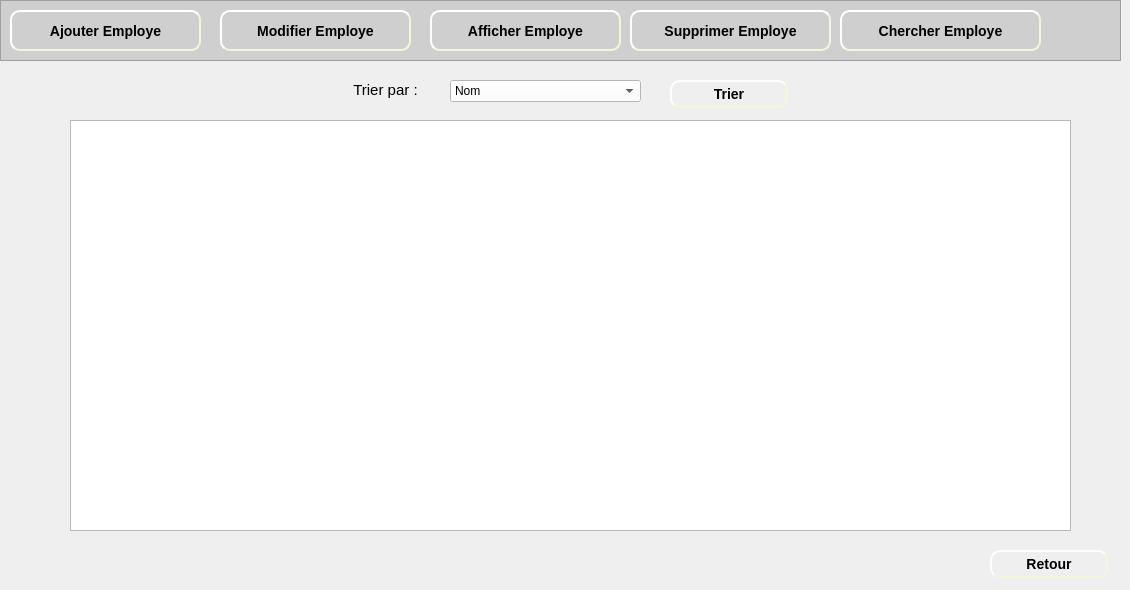
    <widget class="QWidget" name="page_5">
     <widget class="QFrame" name="frame_5">
      <property name="geometry">
       <rect>
        <x>0</x>
        <y>0</y>
        <width>1121</width>
        <height>61</height>
       </rect>
      </property>
      <property name="styleSheet">
       <string notr="true">background-color: rgb(207, 207, 207);</string>
      </property>
      <property name="frameShape">
       <enum>QFrame::StyledPanel</enum>
      </property>
      <property name="frameShadow">
       <enum>QFrame::Raised</enum>
      </property>
      <widget class="QPushButton" name="pushButton_ajouterEmploye_5">
       <property name="geometry">
        <rect>
         <x>10</x>
         <y>10</y>
         <width>191</width>
         <height>41</height>
        </rect>
       </property>
       <property name="styleSheet">
        <string notr="true">#pushButton_ajouterEmploye_5
{
	background-color: rgb(207, 207, 207);
	border-color: beige;
border-style: outset;
  border-width: 2px;
  border-radius: 10px;
  font: bold 14px;
  min-width: 6em;
  padding: 6px;

}
#pushButton_ajouterEmploye_5:hover
{
	border-color: blue;
}</string>
       </property>
       <property name="text">
        <string>Ajouter Employe</string>
       </property>
      </widget>
      <widget class="QLabel" name="label_60">
       <property name="geometry">
        <rect>
         <x>20</x>
         <y>20</y>
         <width>21</width>
         <height>21</height>
        </rect>
       </property>
       <property name="text">
        <string/>
       </property>
       <property name="pixmap">
        <pixmap>../Bouttons/ajouMachine-removebg-preview.png</pixmap>
       </property>
       <property name="scaledContents">
        <bool>true</bool>
       </property>
      </widget>
      <widget class="QPushButton" name="pushButton_modifierEmploye_5">
       <property name="geometry">
        <rect>
         <x>220</x>
         <y>10</y>
         <width>191</width>
         <height>41</height>
        </rect>
       </property>
       <property name="styleSheet">
        <string notr="true">#pushButton_modifierEmploye_5
{
	background-color: rgb(207, 207, 207);
	border-color: beige;
border-style: outset;
  border-width: 2px;
  border-radius: 10px;
  font: bold 14px;
  min-width: 6em;
  padding: 6px;

}
#pushButton_modifierEmploye_5:hover
{
	border-color: blue;
}</string>
       </property>
       <property name="text">
        <string>Modifier Employe</string>
       </property>
      </widget>
      <widget class="QLabel" name="label_61">
       <property name="geometry">
        <rect>
         <x>230</x>
         <y>20</y>
         <width>21</width>
         <height>21</height>
        </rect>
       </property>
       <property name="text">
        <string/>
       </property>
       <property name="pixmap">
        <pixmap>../Bouttons/modifier-removebg-preview.png</pixmap>
       </property>
       <property name="scaledContents">
        <bool>true</bool>
       </property>
      </widget>
      <widget class="QPushButton" name="pushButton_afficherEmploye_4">
       <property name="geometry">
        <rect>
         <x>430</x>
         <y>10</y>
         <width>191</width>
         <height>41</height>
        </rect>
       </property>
       <property name="styleSheet">
        <string notr="true">#pushButton_afficherEmploye_4
{

	border-color: beige;
border-style: outset;
  border-width: 2px;
  border-radius: 10px;
  font: bold 14px;
  min-width: 6em;
  padding: 6px;

}
#pushButton_afficherEmploye_4:hover
{
	border-color: blue;
}</string>
       </property>
       <property name="text">
        <string>Afficher Employe</string>
       </property>
      </widget>
      <widget class="QLabel" name="label_62">
       <property name="geometry">
        <rect>
         <x>440</x>
         <y>20</y>
         <width>21</width>
         <height>21</height>
        </rect>
       </property>
       <property name="text">
        <string/>
       </property>
       <property name="pixmap">
        <pixmap>../Bouttons/afficher-removebg-preview.png</pixmap>
       </property>
       <property name="scaledContents">
        <bool>true</bool>
       </property>
      </widget>
      <widget class="QPushButton" name="pushButton_supprimerEmploye_4">
       <property name="geometry">
        <rect>
         <x>630</x>
         <y>10</y>
         <width>201</width>
         <height>41</height>
        </rect>
       </property>
       <property name="styleSheet">
        <string notr="true">#pushButton_supprimerEmploye_4
{
	background-color: rgb(207, 207, 207);
	border-color: beige;
border-style: outset;
  border-width: 2px;
  border-radius: 10px;
  font: bold 14px;
  min-width: 6em;
  padding: 6px;

}
#pushButton_supprimerEmploye_4:hover
{
	border-color: blue;
}</string>
       </property>
       <property name="text">
        <string>Supprimer Employe</string>
       </property>
      </widget>
      <widget class="QLabel" name="label_63">
       <property name="geometry">
        <rect>
         <x>640</x>
         <y>20</y>
         <width>21</width>
         <height>21</height>
        </rect>
       </property>
       <property name="text">
        <string/>
       </property>
       <property name="pixmap">
        <pixmap>../Bouttons/supprimerMachine-removebg-preview.png</pixmap>
       </property>
       <property name="scaledContents">
        <bool>true</bool>
       </property>
      </widget>
      <widget class="QPushButton" name="pushButton_5">
       <property name="geometry">
        <rect>
         <x>840</x>
         <y>10</y>
         <width>201</width>
         <height>41</height>
        </rect>
       </property>
       <property name="styleSheet">
        <string notr="true">#pushButton_5
{

	border-color: beige;
border-style: outset;
  border-width: 2px;
  border-radius: 10px;
  font: bold 14px;
  min-width: 6em;
  padding: 6px;

}
#pushButton_5:hover
{
	border-color: blue;
}</string>
       </property>
       <property name="text">
        <string>Chercher Employe</string>
       </property>
      </widget>
      <widget class="QLabel" name="label_104">
       <property name="geometry">
        <rect>
         <x>850</x>
         <y>20</y>
         <width>21</width>
         <height>21</height>
        </rect>
       </property>
       <property name="text">
        <string/>
       </property>
       <property name="pixmap">
        <pixmap>../Bouttons/consulter-removebg-preview.png</pixmap>
       </property>
       <property name="scaledContents">
        <bool>true</bool>
       </property>
      </widget>
     </widget>
     <widget class="QLabel" name="label_9">
      <property name="geometry">
       <rect>
        <x>0</x>
        <y>60</y>
        <width>1121</width>
        <height>521</height>
       </rect>
      </property>
      <property name="text">
       <string/>
      </property>
      <property name="pixmap">
       <pixmap>../Bouttons/fontFinal.jpg</pixmap>
      </property>
      <property name="scaledContents">
       <bool>true</bool>
      </property>
     </widget>
     <widget class="QLabel" name="label_10">
      <property name="geometry">
       <rect>
        <x>340</x>
        <y>70</y>
        <width>91</width>
        <height>41</height>
       </rect>
      </property>
      <property name="text">
       <string>&lt;html&gt;&lt;head/&gt;&lt;body&gt;&lt;p align=&quot;center&quot;&gt;&lt;span style=&quot; font-size:11pt;&quot;&gt;Trier par :&lt;/span&gt;&lt;/p&gt;&lt;/body&gt;&lt;/html&gt;</string>
      </property>
     </widget>
     <widget class="QComboBox" name="comboBox_tri">
      <property name="geometry">
       <rect>
        <x>450</x>
        <y>80</y>
        <width>191</width>
        <height>22</height>
       </rect>
      </property>
      <property name="styleSheet">
       <string notr="true">background-color: rgb(255, 255, 255);</string>
      </property>
      <item>
       <property name="text">
        <string>Nom</string>
       </property>
      </item>
      <item>
       <property name="text">
        <string>Identifiant</string>
       </property>
      </item>
      <item>
       <property name="text">
        <string>Cin</string>
       </property>
      </item>
     </widget>
     <widget class="QTableView" name="tabEmploye">
      <property name="geometry">
       <rect>
        <x>70</x>
        <y>120</y>
        <width>1001</width>
        <height>411</height>
       </rect>
      </property>
     </widget>
     <widget class="QPushButton" name="pushButton_retour_3">
      <property name="geometry">
       <rect>
        <x>990</x>
        <y>550</y>
        <width>118</width>
        <height>28</height>
       </rect>
      </property>
      <property name="styleSheet">
       <string notr="true">#pushButton_retour_3
{
	
	border-color: beige;
border-style: outset;
  border-width: 2px;
  border-radius: 10px;
  font: bold 14px;
  min-width: 6em;
  padding: 6px;

}
#pushButton_retour_3:hover
{
	border-color: blue;
}</string>
      </property>
      <property name="text">
       <string>Retour</string>
      </property>
     </widget>
     <widget class="QLabel" name="label_47">
      <property name="geometry">
       <rect>
        <x>1000</x>
        <y>560</y>
        <width>21</width>
        <height>16</height>
       </rect>
      </property>
      <property name="text">
       <string/>
      </property>
      <property name="pixmap">
       <pixmap>../Bouttons/retour-removebg-preview.png</pixmap>
      </property>
      <property name="scaledContents">
       <bool>true</bool>
      </property>
     </widget>
     <widget class="QPushButton" name="pushButton_triEmploye">
      <property name="geometry">
       <rect>
        <x>670</x>
        <y>80</y>
        <width>118</width>
        <height>28</height>
       </rect>
      </property>
      <property name="styleSheet">
       <string notr="true">#pushButton_triEmploye
{
	
	border-color: beige;
border-style: outset;
  border-width: 2px;
  border-radius: 10px;
  font: bold 14px;
  min-width: 6em;
  padding: 6px;

}
#pushButton_triEmploye:hover
{
	border-color: blue;
}</string>
      </property>
      <property name="text">
       <string>Trier</string>
      </property>
     </widget>
    </widget>
